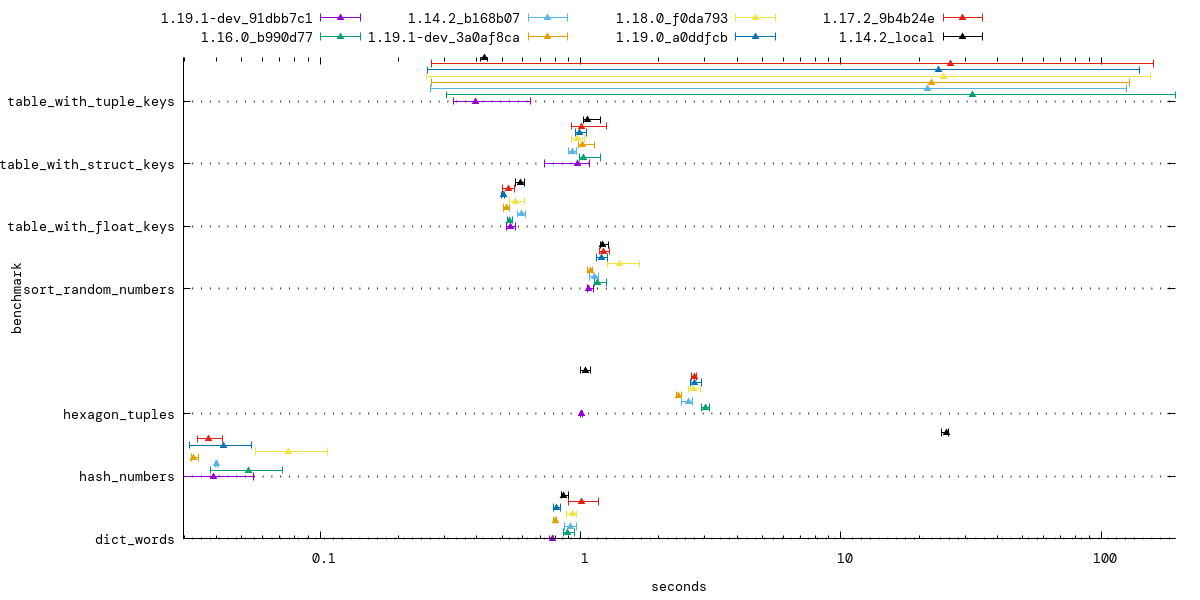

Source code (gnuplot):
set terminal pngcairo size 1200,400 enhanced font 'DM Mono,10'
set output 'report.png'

set key noenhanced
set xtic noenhanced
set ytic noenhanced
set grid
set key above

set xlabel "seconds"
set ylabel "benchmark"
set border 2

set logscale x 10
plot "report.dat" using 6:($2):4:5:ytic(3) \
        index 0 with xerrorbars linecolor 1  pointtype 9  title columnhead(1), \
    for [i=1:10] "report.dat" using 6:($2+i*0.25):4:5 \
        index i with xerrorbars linecolor (i+1) pointtype 9 title columnhead(1)
